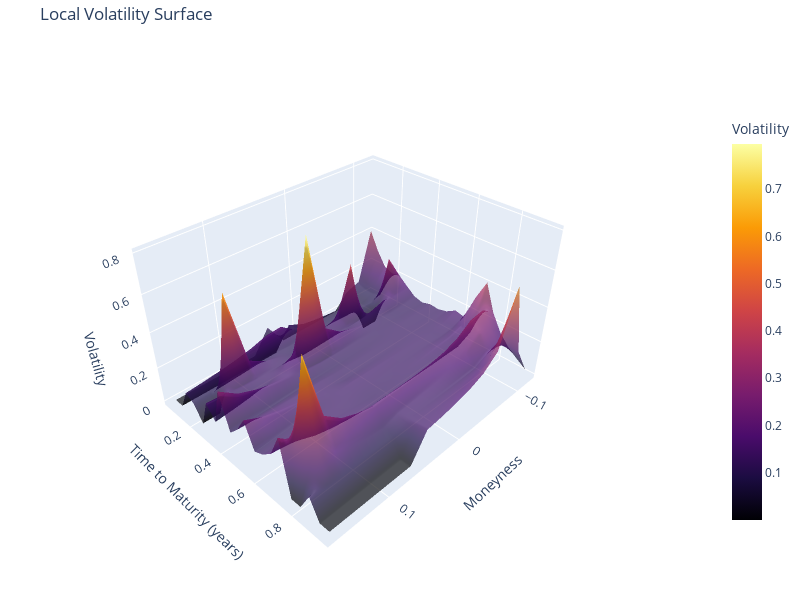

Write notebook code for a chart like this one.
### Markdown cell above
### Get Interpolation and Regression (as comparison)

### Code cell
import numpy as np
import matplotlib.pyplot as plt
import pandas as pd
import scipy.stats as stats
from scipy.interpolate import CubicSpline
from scipy.interpolate import interp1d
import matplotlib as mpl

plt.rcParams['font.sans-serif']=['SimHei'] #用来正常显示中文标签
plt.rcParams['axes.unicode_minus']=False #正常显示负号
pd.set_option('display.max_columns',6)
pd.set_option('display.max_rows',6)
data_raw = pd.read_pickle("DataSet/sse50_option_data_processed_20231110.pkl")
data_raw["w"] = data_raw["market_imp_vol"]**2 * data_raw["maturity"]  #计算总方差
data_raw["y"] = np.log(data_raw["exerciseprice"]/data_raw["F"])  #计算远期在值程度
option = data_raw.loc[data_raw["实虚值"]=="虚值"]  #后续主要使用虚值期权拟合
option = option.sort_values(["contract_month","y"])


option = option.rename(columns={
    # 'exerciseprice': 'strike',
    'settlement_price': 'lastPrice',    
    'maturity': 'ttm',
    '实虚值': 'in_out',
    'market_imp_vol': 'imp_vol'
})
option["in_out"] = option["in_out"].replace("虚值", "out")
option["in_out"] = option["in_out"].replace("实值", "in")

spline = get_spline(calls)
local_vol_surface = dupire_local_vol(calls,spline,n_t=15,n_y=20)
plot_local_vol_surface(calls,local_vol_surface)

### Figure 1 — Plotly figure (JSON) as saved in the notebook; plotly's stock layout.template omitted (floating-point values rounded to 4 significant figures; data arrays with more than 128 entries replaced by an {"elided": "..."} marker saying what was removed)
{"data": [{"colorbar": {"len": 0.75, "title": {"text": "Volatility"}, "x": 1.02}, "colorscale": [[0, "#000004"], [0.1111, "#1b0c41"], [0.2222, "#4a0c6b"], [0.3333, "#781c6d"], [0.4444, "#a52c60"], [0.5556, "#cf4446"], [0.6667, "#ed6925"], [0.7778, "#fb9b06"], [0.8889, "#f7d13d"], [1, "#fcffa4"]], "opacity": 0.7, "showscale": true, "type": "surface", "x": {"elided": "20x15 float values"}, "y": {"elided": "20x15 float values"}, "z": {"elided": "20x15 float values"}}], "layout": {"height": 600, "margin": {"b": 0, "l": 0, "r": 50, "t": 40}, "scene": {"aspectratio": {"x": 1, "y": 0.8, "z": 0.6}, "xaxis": {"title": {"text": "Moneyness"}}, "yaxis": {"title": {"text": "Time to Maturity (years)"}}, "zaxis": {"title": {"text": "Volatility"}}}, "title": {"text": "Local Volatility Surface"}, "width": 800}}
